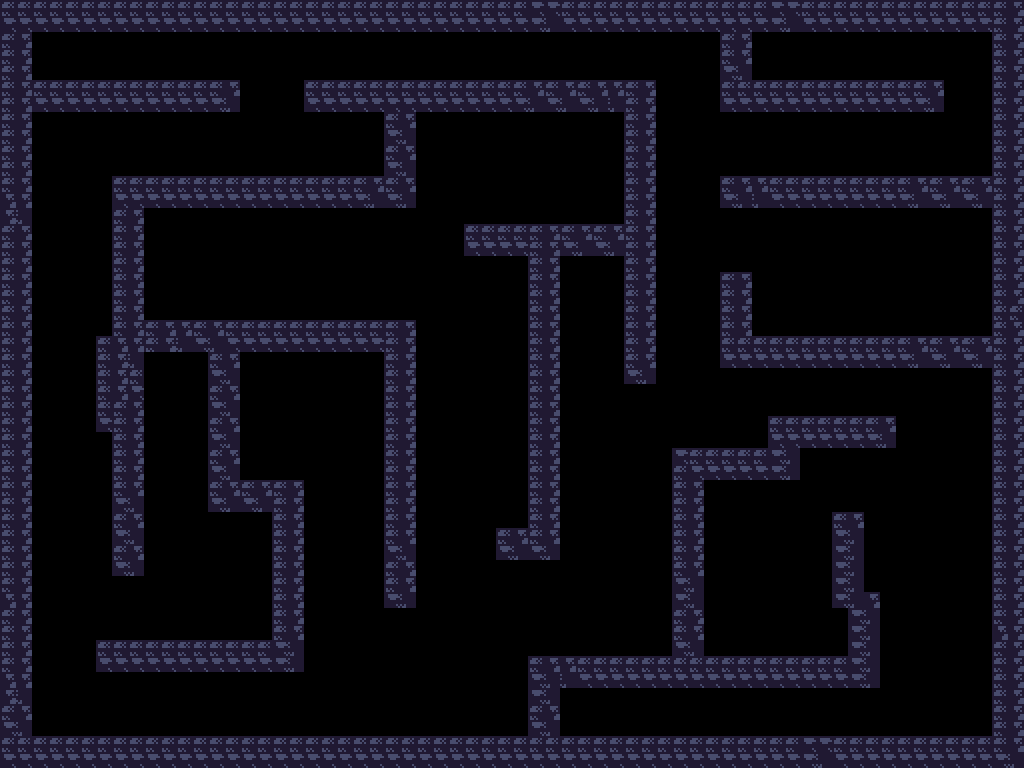

Below is a game level as drawn by its tile map, then a one-line description and the .tmx that defines it (tile-layer data replaced by summaries):
An orthogonal 64x48 tile map with 16x16 px tiles, 2 tile layers (2block, 1floor) and 43 objects.

<map version="1.5" tiledversion="1.6.0" orientation="orthogonal" renderorder="right-down" width="64" height="48" tilewidth="16" tileheight="16" infinite="0" nextlayerid="5" nextobjectid="48">
 <tileset firstgid="1" source="map.tsx" />
 <layer id="1" name="2block" width="64" height="48">
  <data>[3072 cells, 1065 non-empty, 4 distinct tile ids]</data>
 </layer>
 <layer id="3" name="1floor" width="64" height="48">
  <data>[3072 cells, 0 non-empty, 0 distinct tile ids]</data>
 </layer>
 <objectgroup id="2" name="Col">
  <object id="1" x="0" y="-0.980069" width="1024" height="32" />
  <object id="2" x="0" y="32" width="32" height="736" />
  <object id="3" x="32" y="736" width="992" height="32" />
  <object id="4" x="992" y="32" width="32" height="704" />
  <object id="5" x="32" y="80" width="208" height="32" />
  <object id="6" x="304" y="80" width="240" height="32" />
  <object id="7" x="624" y="80" width="32" height="304" />
  <object id="8" x="720" y="80" width="224" height="32" />
  <object id="9" x="112" y="176" width="272" height="32" />
  <object id="10" x="112" y="208" width="32" height="160" />
  <object id="11" x="96" y="336" width="32" height="96" />
  <object id="12" x="112" y="400" width="32" height="112" />
  <object id="13" x="96" y="640" width="208" height="32" />
  <object id="14" x="272" y="480" width="32" height="160" />
  <object id="15" x="224" y="320" width="192" height="32" />
  <object id="16" x="384" y="352" width="32" height="256" />
  <object id="17" x="464" y="224" width="96" height="32" />
  <object id="18" x="528" y="256" width="32" height="304" />
  <object id="20" x="768" y="176" width="160" height="32" />
  <object id="21" x="720" y="272" width="32" height="96" />
  <object id="22" x="752" y="336" width="176" height="32" />
  <object id="23" x="672" y="448" width="32" height="160" />
  <object id="24" x="704" y="448" width="96" height="32" />
  <object id="25" x="768" y="416" width="128" height="32" />
  <object id="27" x="576" y="656" width="304" height="32" />
  <object id="28" x="832" y="512" width="32" height="96" />
  <object id="29" x="848" y="592" width="32" height="64" />
  <object id="30" x="128" y="368" width="16" height="32" />
  <object id="31" x="144" y="320" width="80" height="32" />
  <object id="32" x="208" y="352" width="32" height="160" />
  <object id="33" x="240" y="480" width="32" height="32" />
  <object id="34" x="496" y="528" width="32" height="32" />
  <object id="35" x="384" y="112" width="32" height="96" />
  <object id="36" x="560" y="224" width="64" height="32" />
  <object id="37" x="720" y="32" width="32" height="48" />
  <object id="39" x="672" y="608" width="32" height="48" />
  <object id="40" x="528" y="656" width="32" height="80" />
  <object id="41" x="560" y="656" width="16" height="32" />
  <object id="43" x="112" y="512" width="32" height="64" />
  <object id="44" x="928" y="176" width="64" height="32" />
  <object id="45" x="544" y="80" width="80" height="32" />
  <object id="46" x="720" y="176" width="48" height="32" />
  <object id="47" x="928" y="336" width="64" height="32" />
 </objectgroup>
 <objectgroup id="4" name="Col2" />
</map>
